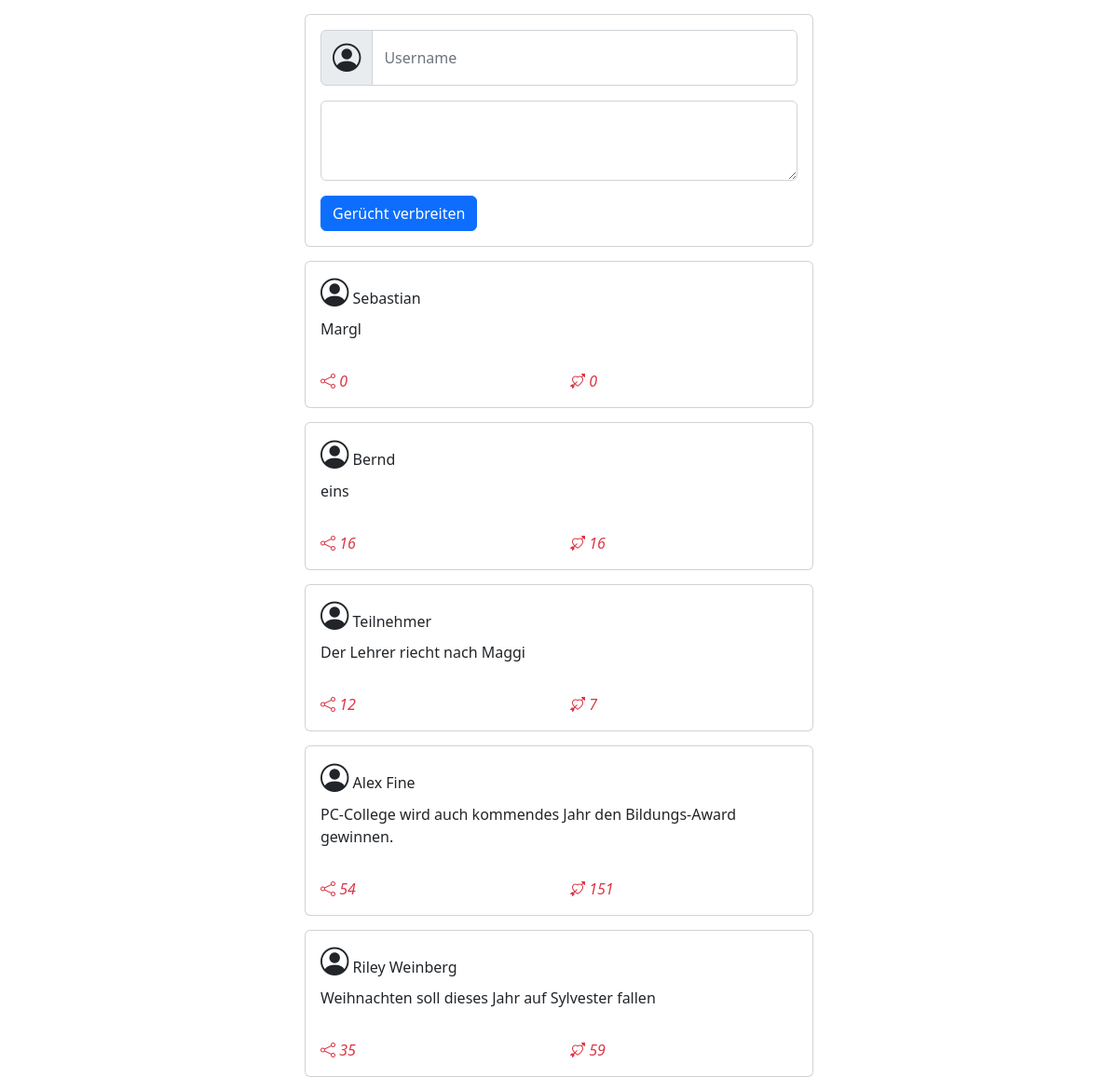
The page / on the database its author committed.
### tables this page shows
CREATE TABLE rumors(rumor_id text primary key, rumor text, propagated int, loved int, user text);

### api.py (the view)
@app.route("/", methods=['GET', 'POST'])
def index():
    db = Database()
    if request.method == 'POST':
        rumor_id = uuid.uuid1().hex
        db.change('INSERT INTO rumors VALUES (?, ?, ?, ?, ?)',
                  (rumor_id, request.form['new_rumor'], 0, 0, request.form['username']))
    rumors = db.read_all_rows(f'SELECT * from rumors order by rowid desc')
    return render_template("index.html", rumors=rumors)

### database.py (called while the page is built)
    def read_all_rows(self, statement, values=()):
        resource = self.db.execute(statement, values)
        rows = resource.fetchall()
        return list(dict(zip(row.keys(), row)) for row in rows)

    def __del__(self):
        self.db.close()
        print("DB connection destroyed.")

### templates/index.html (shortened to what this page needs)
<!DOCTYPE html>
<html>
<head>
    <link href="https://cdn.jsdelivr.net/npm/bootstrap@5.2.3/dist/css/bootstrap.min.css" rel="stylesheet"
>
    <link rel="stylesheet"
          href="https://cdnjs.cloudflare.com/ajax/libs/bootstrap-icons/1.10.2/font/bootstrap-icons.min.css"
/>
</head>
<body>
<div class="container" style="margin-top: 15px;">
    <div class="row">
        <div class="col"></div>
        <div id="timeline" class="col-8 col-sm-6">
            <div class="card" style="margin-bottom: 15px;">
                <div class="card-body">
                    <form action="/" method="post">
                        <h6 class="card-title">
                            <div class="input-group mb-3">
                                <span class="input-group-text" id="basic-addon1">
                                    <i class="bi bi-person-circle" style="font-size: 1.9rem;"></i></span>
                                <input type="text" class="form-control" name="username" placeholder="Username"
                                       aria-describedby="basic-addon1">
                            </div>
                        </h6>
                        <p class="card-text"><textarea class="form-control" name="new_rumor" rows="3"></textarea>
                        </p>
                        <button type="submit" class="btn btn-primary">Gerücht verbreiten</button>
                    </form>
                </div>
            </div>
            {% for rumor in rumors %}
            <div class="card" style="margin-bottom: 15px;">
                <div class="card-body">
                    <h6 class="card-title"><i class="bi bi-person-circle" style="font-size: 1.9rem;"></i> {{
                        rumor.user
                        }}</h6>
                    <p class="card-text">{{ rumor.rumor }}</p>
                </div>
                <div class="card-body">
                    <div class="row">
                        <div class="col" id="{{ rumor.rumor_id }}">
                            <i style="cursor: pointer;" onclick="spread('{{ rumor.rumor_id }}')"
                               class="bi bi-share text-danger"> {{ rumor.propagated }}</i>
                        </div>
                        <div class="col" id="hearted_{{ rumor.rumor_id }}">
                            <i style="cursor: pointer;" onclick="love('{{ rumor.rumor_id }}')"
                               class="bi bi-arrow-through-heart text-danger"> {{ rumor.loved }}</i>
                        </div>
                    </div>
                </div>
            </div>
            {% endfor %}
        </div>
        <div class="col"></div>
    </div>
</div>
</body>
</html>

### rows shown on the page
rumors: user "Sebastian", rumor "Margl", propagated "0", loved "0"
rumors: user "Bernd", rumor "eins", propagated "16", loved "16"
rumors: user "Teilnehmer", rumor "Der Lehrer riecht nach Maggi", propagated "12", loved "7"
rumors: user "Alex Fine", rumor "PC-College wird auch kommendes Jahr den Bildungs-Award gewinnen.", propagated "54", loved "151"
rumors: user "Riley Weinberg", rumor "Weihnachten soll dieses Jahr auf Sylvester fallen", propagated "35", loved "59"
